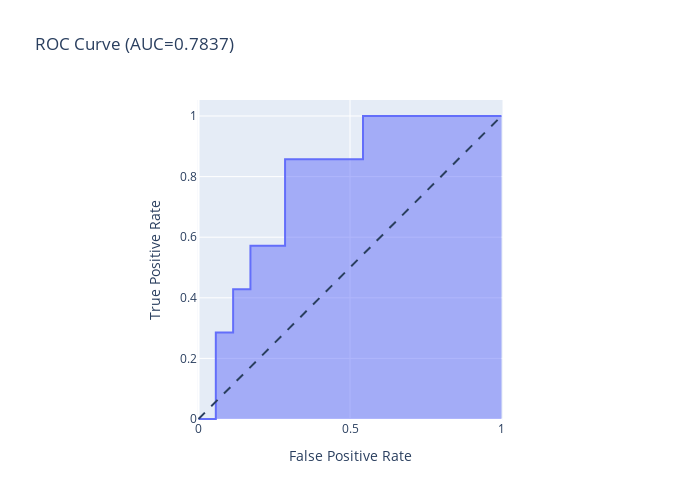

The notebook cell saved with this chart:
### Code cell
fig = px.area(
    x=fpr, y=tpr,
    title=f'ROC Curve (AUC={auc(fpr, tpr):.4f})',
    labels=dict(x='False Positive Rate', y='True Positive Rate'),
    width=700, height=500
)
fig.add_shape(
    type='line', line=dict(dash='dash'),
    x0=0, x1=1, y0=0, y1=1
)

fig.update_yaxes(scaleanchor="x", scaleratio=1)
fig.update_xaxes(constrain='domain')
fig.show()

### Figure 1 — Plotly figure (JSON) as saved in the notebook; plotly's stock layout.template omitted (floating-point values rounded to 4 significant figures)
{"data": [{"hovertemplate": "False Positive Rate=%{x}<br>True Positive Rate=%{y}<extra></extra>", "legendgroup": "", "line": {"color": "#636efa"}, "marker": {"symbol": "circle"}, "mode": "lines", "name": "", "orientation": "v", "showlegend": false, "stackgroup": "1", "type": "scatter", "x": [0, 0.02857, 0.05714, 0.05714, 0.1143, 0.1143, 0.1714, 0.1714, 0.2857, 0.2857, 0.5429, 0.5429, 1], "xaxis": "x", "y": [0, 0, 0, 0.2857, 0.2857, 0.4286, 0.4286, 0.5714, 0.5714, 0.8571, 0.8571, 1, 1], "yaxis": "y"}], "layout": {"height": 500, "legend": {"tracegroupgap": 0}, "shapes": [{"line": {"dash": "dash"}, "type": "line", "x0": 0, "x1": 1, "y0": 0, "y1": 1}], "title": {"text": "ROC Curve (AUC=0.7837)"}, "width": 700, "xaxis": {"anchor": "y", "constrain": "domain", "domain": [0, 1], "title": {"text": "False Positive Rate"}}, "yaxis": {"anchor": "x", "domain": [0, 1], "scaleanchor": "x", "scaleratio": 1, "title": {"text": "True Positive Rate"}}}}
